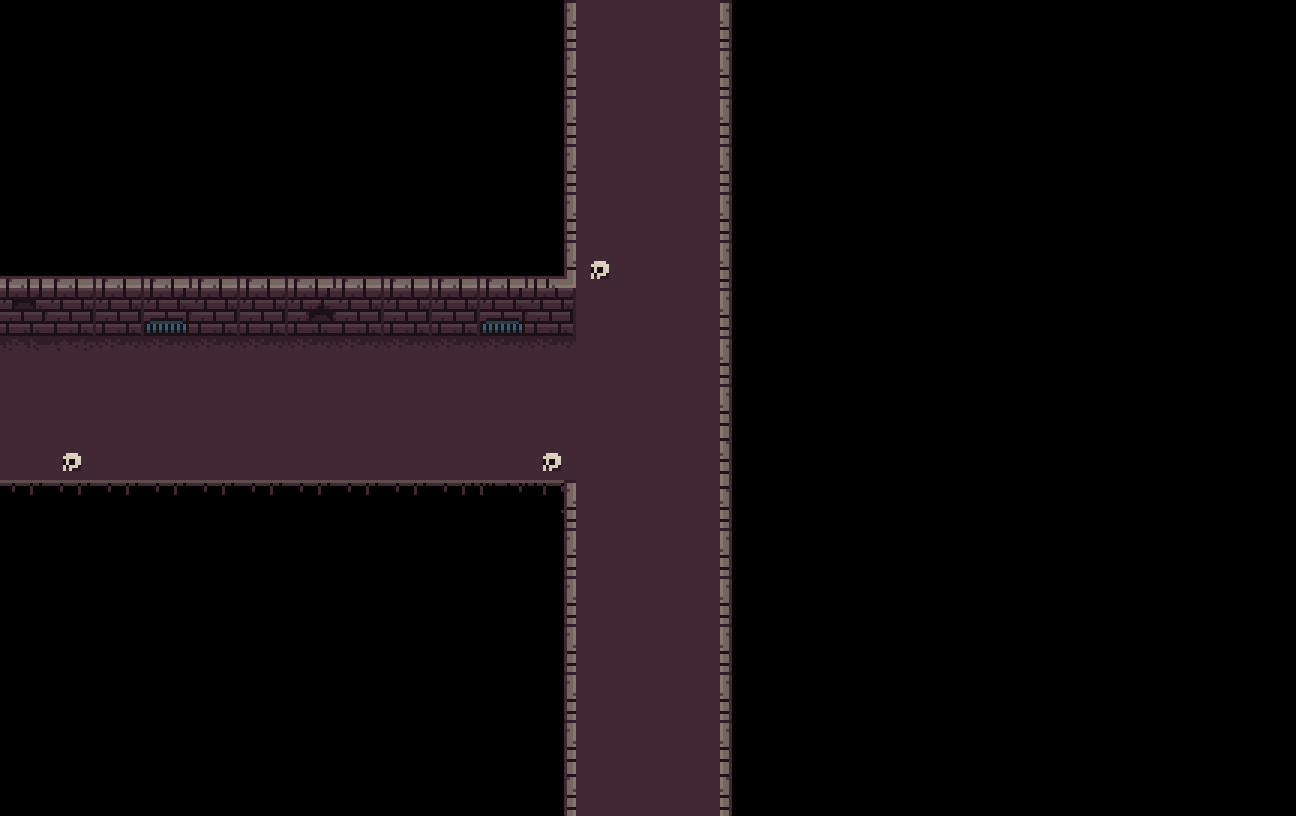

A 2D game scene composited from a Tiled map and its tileset images. What follows is a short description and the map's XML, with each tile layer's data collapsed to a summary:
An orthogonal 27x17 tile map with 48x48 px tiles, 7 tile layers (suelo, paredes, Capa de patrones 4, Capa de patrones 5, ...).

<map version="1.0" tiledversion="1.1.4" orientation="orthogonal" renderorder="right-down" width="27" height="17" tilewidth="48" tileheight="48" infinite="0" nextobjectid="1">
 <tileset firstgid="1" name="tileModificadox3" tilewidth="48" tileheight="48" tilecount="256" columns="16">
  <image source="tileModificadox3.png" width="768" height="768" />
 </tileset>
 <layer name="suelo" width="27" height="17">
  <data>[459 cells, 87 non-empty, 5 distinct tile ids]</data>
 </layer>
 <layer name="paredes" width="27" height="17">
  <data>[459 cells, 64 non-empty, 14 distinct tile ids]</data>
 </layer>
 <layer name="Capa de patrones 4" width="27" height="17">
  <data>[459 cells, 0 non-empty, 0 distinct tile ids]</data>
 </layer>
 <layer name="Capa de patrones 5" width="27" height="17">
  <data>[459 cells, 0 non-empty, 0 distinct tile ids]</data>
 </layer>
 <layer name="Capa de patrones 6" width="27" height="17">
  <data>[459 cells, 0 non-empty, 0 distinct tile ids]</data>
 </layer>
 <layer name="Capa de patrones 7" width="27" height="17">
  <data>[459 cells, 0 non-empty, 0 distinct tile ids]</data>
 </layer>
 <layer name="capaExtra" width="27" height="17">
  <data>[459 cells, 0 non-empty, 0 distinct tile ids]</data>
 </layer>
</map>
